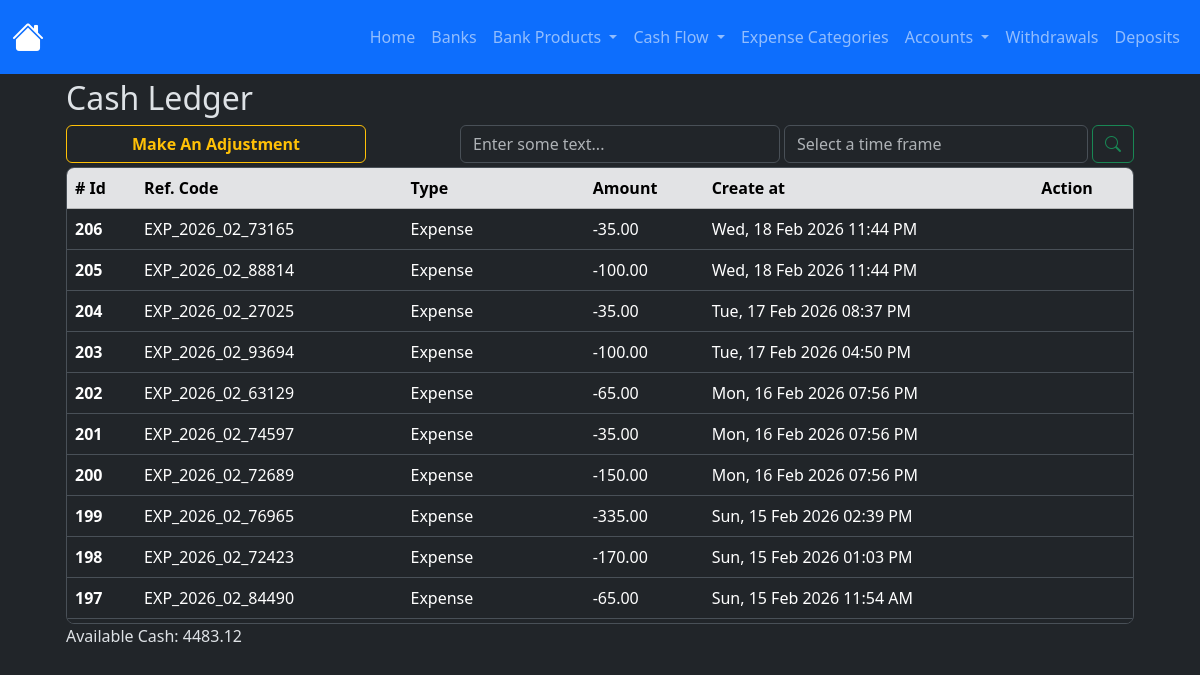
The page /cashledger/index on the database its author committed.
### app/models/cash_ledger.py (models this page shows, shortened)
class CashLedger(db.Model):
    __tablename__ = 'cash_ledger'
    id = db.Column(db.Integer, primary_key=True)
    amount = db.Column(db.Numeric(10,2), nullable=False)
    type = db.Column(db.String(100), nullable=False)
    reference_code = db.Column(db.String(100), nullable=False)
    created_at = db.Column(
        db.DateTime(timezone=True),
        default=utcnow, #internally sqlalchemy will exectute the function so dont add the parentheses otherwise it'll break down when creating the record in the db
        nullable=False
    )
    updated_at = db.Column(
        db.DateTime(timezone=True),
        onupdate=utcnow, #internally sqlalchemy will exectute the function so dont add the parentheses otherwise it'll break down when creating the record in the db
    )

### app/routes/cashledger_routes.py (the view)
@cashlegder_bp.route('/index')
def index():
    ledgers = CashLedger.query.order_by(CashLedger.created_at.desc()).all()
    sum_result = CashLedger.query.with_entities(func.sum(CashLedger.amount)).scalar() or 0
    context = {
        'ledgers': ledgers,
        'sum_result': sum_result,
    }
    return render_template('cashledger/index.html', **context)

### app/templates/cashledger/index.html (shortened to what this page needs)
{% extends 'layout.html' %}
{% block content %}
    <div class="container w-100">
        <h2>Cash Ledger</h2>
        <div class="d-flex justify-content-start gap-1 flex-wrap flex-md-nowrap mt-2">
            <button
                type="button"
                id="btn-create-expense-id"
                class="btn btn-outline-warning me-auto fw-bold me-md-auto w-100 w-md-auto"
                style="max-width: 300px;"
                data-bs-toggle="modal"
                data-bs-target="#create-adjustment"
            >Make An Adjustment</i>
            </button>
            <div class="d-flex gap-1 w-100 align-items-center" style="max-width: 320px;">
                <input type="text" class="form-control" id="filter-byfiled-input-id" placeholder="Enter some text...">
            </div>
            <div class="d-flex gap-1 w-100" style="max-width: 350px;">
                <div class="w-100 w-md-auto mt-md-0">
                    <input type="text" class="form-control" id="filter-bytime-input-id" placeholder="Select a time frame">
                </div>
                <button type="button" class="btn btn-outline-success" id="btn-search-id"><i class="bi bi-search"></i></button>
            </div>
        </div>
        <div class="table-responsive overflow-y-auto border rounded-3 mt-1" style="max-height: 457px;">
            <table class="table table-hover">
                <thead class="sticky-top">
                    <tr class="table-secondary">
                        <th scope="col"># Id</th>
                        <th scope="col">Ref. Code</th>
                        <th scope="col">Type</th>
                        <th scope="col">Amount</th>
                        <th scope="col">Create at</th>
                        <th scope="col">Action</th>
                    </tr>
                </thead>
                <tbody id="cashledger-table-body-id">
                  {% for ledger in ledgers %}
                    <tr>
                        <th scope="row">{{ ledger.id }}</th>
                        <td>{{ ledger.reference_code }}</td>
                        <td>{{ ledger.type | replace('_', ' ') | lower | title }}</td>
                        <td>{{ ledger.amount }}</td>
                        <td>{{ ledger.created_at | format_datetime("EEE, dd MMM yyyy hh:mm a") }}</td>
                        <td>
                        </td>
                    </tr>
                  {% endfor %}
                </tbody>
            </table>
        </div>
        <p id="lbl-total">Available Cash: {{ sum_result }}</p>
    </div>
<link href="https://cdn.jsdelivr.net/npm/@sweetalert2/theme-dark@5/dark.css" rel="stylesheet">
<link rel="stylesheet" href="https://cdn.jsdelivr.net/npm/flatpickr/dist/flatpickr.min.css">
{% endblock %}

### app/templates/layout.html (shortened to what this page needs)
<!doctype html>
<html lang="en" data-bs-theme="dark">
  <head>
    <link href="https://cdn.jsdelivr.net/npm/bootstrap@5.3.8/dist/css/bootstrap.min.css" rel="stylesheet">
    <link rel="stylesheet" href="{{ url_for('static', filename='style.css') }}">
    <link rel="stylesheet" href="{{ url_for('static', filename='appereance.css') }}">
</head>
  <body>
    <nav class="navbar navbar-expand-lg bg-primary fixed-top mx-2 mx-auto navbar-dark">
        <div class="container-fluid">
            <a class="navbar-brand fs-2" href="{{ url_for('home.index') }}"><i class="bi bi-house-fill"></i></a>
            <div class="collapse navbar-collapse" id="navbarNav">
                <ul class="navbar-nav ms-auto">
                    <li class="nav-item">
                        <a class="nav-link" href="{{ url_for('home.index') }}">Home</a>
                    </li>
                    <li class="nav-item">
                        <a class="nav-link" href="{{ url_for('bank.index') }}">Banks</a>
                    </li>
                    <li class="nav-item dropdown">
                        <a class="nav-link dropdown-toggle" href="#" data-bs-toggle="dropdown">
                            Bank Products
                        </a>
                    </li>
                    <li class="nav-item dropdown">
                        <a class="nav-link dropdown-toggle" href="#" data-bs-toggle="dropdown">
                            Cash Flow
                        </a>
                    </li>
                    <li class="nav-item">
                        <a class="nav-link" href="{{ url_for('expense_category.index') }}">Expense Categories</a>
                    </li>
                    <li class="nav-item dropdown">
                        <a class="nav-link dropdown-toggle" href="#" data-bs-toggle="dropdown">
                            Accounts
                        </a>
                    </li>
                    <li class="nav-item">
                        <a class="nav-link" href="{{ url_for('withdrawal.index') }}">Withdrawals</a>
                    </li>
                    <li class="nav-item">
                        <a class="nav-link" href="{{ url_for('deposit.index') }}">Deposits</a>
                    </li>
                </ul>
            </div>
        </div>
    </nav>
    <main class="container w-100 p-4" style="margin-top: 55px;">
    {% block content %}
    {% endblock %}
    </main>
    <link rel="stylesheet" href="https://cdn.jsdelivr.net/npm/bootstrap-icons@1.13.1/font/bootstrap-icons.min.css">
</body>
</html>

### rows shown on the page
CashLedger: id "206", reference_code "EXP_2026_02_73165", type "Expense", amount "-35.00", created_at "Wed, 18 Feb 2026 11:44 PM"
CashLedger: id "205", reference_code "EXP_2026_02_88814", type "Expense", amount "-100.00", created_at "Wed, 18 Feb 2026 11:44 PM"
CashLedger: id "204", reference_code "EXP_2026_02_27025", type "Expense", amount "-35.00", created_at "Tue, 17 Feb 2026 08:37 PM"
CashLedger: id "203", reference_code "EXP_2026_02_93694", type "Expense", amount "-100.00", created_at "Tue, 17 Feb 2026 04:50 PM"
CashLedger: id "202", reference_code "EXP_2026_02_63129", type "Expense", amount "-65.00", created_at "Mon, 16 Feb 2026 07:56 PM"
CashLedger: id "201", reference_code "EXP_2026_02_74597", type "Expense", amount "-35.00", created_at "Mon, 16 Feb 2026 07:56 PM"
CashLedger: id "200", reference_code "EXP_2026_02_72689", type "Expense", amount "-150.00", created_at "Mon, 16 Feb 2026 07:56 PM"
CashLedger: id "199", reference_code "EXP_2026_02_76965", type "Expense", amount "-335.00", created_at "Sun, 15 Feb 2026 02:39 PM"
CashLedger: id "198", reference_code "EXP_2026_02_72423", type "Expense", amount "-170.00", created_at "Sun, 15 Feb 2026 01:03 PM"
CashLedger: id "197", reference_code "EXP_2026_02_84490", type "Expense", amount "-65.00", created_at "Sun, 15 Feb 2026 11:54 AM"

### other values the page prints
{{ sum_result }} "4483.12"
